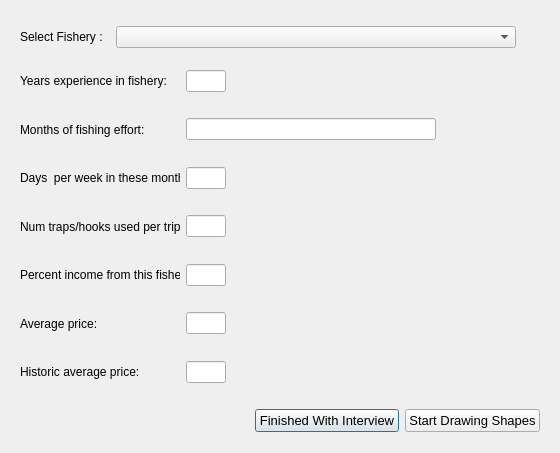
<ui version="4.0" >
 <author>Aaron Racicot</author>
 <class>SelectFishery</class>
 <widget class="QDialog" name="SelectFishery" >
  <property name="geometry" >
   <rect>
    <x>0</x>
    <y>0</y>
    <width>560</width>
    <height>453</height>
   </rect>
  </property>
  <property name="windowTitle" >
   <string>OpenOceanMap - Select Fishery</string>
  </property>
  <layout class="QVBoxLayout" name="verticalLayout" >
   <item>
    <layout class="QHBoxLayout" name="horizontalLayout_3" >
     <item>
      <widget class="QWidget" native="1" name="widget" >
       <layout class="QHBoxLayout" >
        <property name="spacing" >
         <number>6</number>
        </property>
        <property name="leftMargin" >
         <number>9</number>
        </property>
        <property name="topMargin" >
         <number>9</number>
        </property>
        <property name="rightMargin" >
         <number>9</number>
        </property>
        <property name="bottomMargin" >
         <number>0</number>
        </property>
        <item>
         <widget class="QLabel" name="fishery_text" >
          <property name="minimumSize" >
           <size>
            <width>90</width>
            <height>0</height>
           </size>
          </property>
          <property name="maximumSize" >
           <size>
            <width>90</width>
            <height>16777215</height>
           </size>
          </property>
          <property name="text" >
           <string>Select Fishery :</string>
          </property>
         </widget>
        </item>
        <item>
         <widget class="QComboBox" name="fishery_comboBox" >
          <property name="minimumSize" >
           <size>
            <width>400</width>
            <height>0</height>
           </size>
          </property>
          <property name="maximumSize" >
           <size>
            <width>400</width>
            <height>16777215</height>
           </size>
          </property>
          <item>
           <property name="text" >
            <string/>
           </property>
          </item>
          <item>
           <property name="text" >
            <string>Deeper nearshore fishery - hook and line (pre RCA)</string>
           </property>
          </item>
          <item>
           <property name="text" >
            <string>Deeper nearshore fishery - hook and line (post RCA)</string>
           </property>
          </item>
          <item>
           <property name="text" >
            <string>Deeper nearshore fishery - hook and line (cumulative)</string>
           </property>
          </item>
          <item>
           <property name="text" >
            <string>Deeper nearshore fishery - longline (pre RCA)</string>
           </property>
          </item>
          <item>
           <property name="text" >
            <string>Deeper nearshore fishery - longline (post RCA)</string>
           </property>
          </item>
          <item>
           <property name="text" >
            <string>Deeper nearshore fishery - longline (cumulative)</string>
           </property>
          </item>
          <item>
           <property name="text" >
            <string>Dungeness Crab - trap</string>
           </property>
          </item>
          <item>
           <property name="text" >
            <string>Hagfish - trap</string>
           </property>
          </item>
          <item>
           <property name="text" >
            <string>Herring - gillnet</string>
           </property>
          </item>
          <item>
           <property name="text" >
            <string>Lingcod -longline</string>
           </property>
          </item>
          <item>
           <property name="text" >
            <string>Nearshore fishery - hook and line (pre RCA)</string>
           </property>
          </item>
          <item>
           <property name="text" >
            <string>Nearshore fishery - hook and line (post RCA)</string>
           </property>
          </item>
          <item>
           <property name="text" >
            <string>Nearshore fishery - hook and line (cumulative)</string>
           </property>
          </item>
          <item>
           <property name="text" >
            <string>Nearshore fishery - longline (pre RCA)</string>
           </property>
          </item>
          <item>
           <property name="text" >
            <string>Nearshore fishery - longline (post RCA)</string>
           </property>
          </item>
          <item>
           <property name="text" >
            <string>Nearshore fishery - longline (cumulative)</string>
           </property>
          </item>
          <item>
           <property name="text" >
            <string>Nearshore fishery - trap (pre RCA)</string>
           </property>
          </item>
          <item>
           <property name="text" >
            <string>Nearshore fishery - trap (post RCA)</string>
           </property>
          </item>
          <item>
           <property name="text" >
            <string>Nearshore fishery - trap (cumulative)</string>
           </property>
          </item>
          <item>
           <property name="text" >
            <string>Sablefish - longline</string>
           </property>
          </item>
          <item>
           <property name="text" >
            <string>Sablefish - trap</string>
           </property>
          </item>
          <item>
           <property name="text" >
            <string>Salmon - troll</string>
           </property>
          </item>
          <item>
           <property name="text" >
            <string>Shrimp - trap</string>
           </property>
          </item>
          <item>
           <property name="text" >
            <string>Smelt - dip net or brail</string>
           </property>
          </item>
          <item>
           <property name="text" >
            <string>Surfperch - longline</string>
           </property>
          </item>
          <item>
           <property name="text" >
            <string>Urchin - diving</string>
           </property>
          </item>
          <item>
           <property name="text" >
            <string>Other</string>
           </property>
          </item>
         </widget>
        </item>
        <item>
         <spacer name="horizontalSpacer_2" >
          <property name="orientation" >
           <enum>Qt::Horizontal</enum>
          </property>
          <property name="sizeHint" stdset="0" >
           <size>
            <width>40</width>
            <height>20</height>
           </size>
          </property>
         </spacer>
        </item>
       </layout>
      </widget>
     </item>
    </layout>
   </item>
   <item>
    <layout class="QHBoxLayout" name="horizontalLayout_11" >
     <item>
      <widget class="QWidget" native="1" name="widget_4" >
       <layout class="QHBoxLayout" name="horizontalLayout_12" >
        <item>
         <widget class="QLabel" name="label_7" >
          <property name="minimumSize" >
           <size>
            <width>160</width>
            <height>0</height>
           </size>
          </property>
          <property name="maximumSize" >
           <size>
            <width>160</width>
            <height>16777215</height>
           </size>
          </property>
          <property name="text" >
           <string>Years experience in fishery:</string>
          </property>
         </widget>
        </item>
        <item>
         <widget class="QLineEdit" name="fishery_yrs_exp" >
          <property name="minimumSize" >
           <size>
            <width>40</width>
            <height>0</height>
           </size>
          </property>
          <property name="maximumSize" >
           <size>
            <width>40</width>
            <height>16777215</height>
           </size>
          </property>
         </widget>
        </item>
        <item>
         <spacer name="horizontalSpacer_3" >
          <property name="orientation" >
           <enum>Qt::Horizontal</enum>
          </property>
          <property name="sizeHint" stdset="0" >
           <size>
            <width>40</width>
            <height>20</height>
           </size>
          </property>
         </spacer>
        </item>
       </layout>
       <zorder>label_7</zorder>
       <zorder>fishery_yrs_exp</zorder>
       <zorder>horizontalSpacer_3</zorder>
      </widget>
     </item>
    </layout>
   </item>
   <item>
    <layout class="QHBoxLayout" name="horizontalLayout_19" >
     <item>
      <widget class="QWidget" native="1" name="widget_8" >
       <layout class="QHBoxLayout" name="horizontalLayout_20" >
        <item>
         <widget class="QLabel" name="label_11" >
          <property name="minimumSize" >
           <size>
            <width>160</width>
            <height>0</height>
           </size>
          </property>
          <property name="maximumSize" >
           <size>
            <width>160</width>
            <height>16777215</height>
           </size>
          </property>
          <property name="text" >
           <string>Months of fishing effort:</string>
          </property>
         </widget>
        </item>
        <item>
         <widget class="QLineEdit" name="fishery_effort" >
          <property name="minimumSize" >
           <size>
            <width>250</width>
            <height>0</height>
           </size>
          </property>
          <property name="maximumSize" >
           <size>
            <width>250</width>
            <height>16777215</height>
           </size>
          </property>
         </widget>
        </item>
        <item>
         <spacer name="horizontalSpacer_3" >
          <property name="orientation" >
           <enum>Qt::Horizontal</enum>
          </property>
          <property name="sizeHint" stdset="0" >
           <size>
            <width>40</width>
            <height>20</height>
           </size>
          </property>
         </spacer>
        </item>
       </layout>
       <zorder>label_11</zorder>
       <zorder>fishery_effort</zorder>
       <zorder>horizontalSpacer_3</zorder>
      </widget>
     </item>
    </layout>
   </item>
   <item>
    <layout class="QHBoxLayout" name="horizontalLayout_21" >
     <item>
      <widget class="QWidget" native="1" name="widget_9" >
       <layout class="QHBoxLayout" name="horizontalLayout_22" >
        <item>
         <widget class="QLabel" name="label_12" >
          <property name="minimumSize" >
           <size>
            <width>160</width>
            <height>0</height>
           </size>
          </property>
          <property name="maximumSize" >
           <size>
            <width>160</width>
            <height>16777215</height>
           </size>
          </property>
          <property name="text" >
           <string>Days  per week in these months</string>
          </property>
         </widget>
        </item>
        <item>
         <widget class="QLineEdit" name="fishery_effort_days" >
          <property name="minimumSize" >
           <size>
            <width>40</width>
            <height>0</height>
           </size>
          </property>
          <property name="maximumSize" >
           <size>
            <width>40</width>
            <height>16777215</height>
           </size>
          </property>
         </widget>
        </item>
        <item>
         <spacer name="horizontalSpacer_3" >
          <property name="orientation" >
           <enum>Qt::Horizontal</enum>
          </property>
          <property name="sizeHint" stdset="0" >
           <size>
            <width>40</width>
            <height>20</height>
           </size>
          </property>
         </spacer>
        </item>
       </layout>
       <zorder>label_12</zorder>
       <zorder>fishery_effort_days</zorder>
       <zorder>horizontalSpacer_3</zorder>
      </widget>
     </item>
    </layout>
   </item>
   <item>
    <layout class="QHBoxLayout" name="horizontalLayout_17" >
     <item>
      <widget class="QWidget" native="1" name="widget_7" >
       <layout class="QHBoxLayout" name="horizontalLayout_18" >
        <item>
         <widget class="QLabel" name="label_10" >
          <property name="minimumSize" >
           <size>
            <width>160</width>
            <height>0</height>
           </size>
          </property>
          <property name="maximumSize" >
           <size>
            <width>160</width>
            <height>16777215</height>
           </size>
          </property>
          <property name="text" >
           <string>Num traps/hooks used per trip:</string>
          </property>
         </widget>
        </item>
        <item>
         <widget class="QLineEdit" name="fishery_traps_hooks" >
          <property name="minimumSize" >
           <size>
            <width>40</width>
            <height>0</height>
           </size>
          </property>
          <property name="maximumSize" >
           <size>
            <width>40</width>
            <height>16777215</height>
           </size>
          </property>
         </widget>
        </item>
        <item>
         <spacer name="horizontalSpacer_3" >
          <property name="orientation" >
           <enum>Qt::Horizontal</enum>
          </property>
          <property name="sizeHint" stdset="0" >
           <size>
            <width>40</width>
            <height>20</height>
           </size>
          </property>
         </spacer>
        </item>
       </layout>
       <zorder>label_10</zorder>
       <zorder>fishery_traps_hooks</zorder>
       <zorder>horizontalSpacer_3</zorder>
      </widget>
     </item>
    </layout>
   </item>
   <item>
    <layout class="QHBoxLayout" name="horizontalLayout_15" >
     <item>
      <widget class="QWidget" native="1" name="widget_6" >
       <layout class="QHBoxLayout" name="horizontalLayout_16" >
        <item>
         <widget class="QLabel" name="label_9" >
          <property name="minimumSize" >
           <size>
            <width>160</width>
            <height>0</height>
           </size>
          </property>
          <property name="maximumSize" >
           <size>
            <width>160</width>
            <height>16777215</height>
           </size>
          </property>
          <property name="text" >
           <string>Percent income from this fishery:</string>
          </property>
         </widget>
        </item>
        <item>
         <widget class="QLineEdit" name="fishery_perc_income" >
          <property name="minimumSize" >
           <size>
            <width>40</width>
            <height>0</height>
           </size>
          </property>
          <property name="maximumSize" >
           <size>
            <width>40</width>
            <height>16777215</height>
           </size>
          </property>
         </widget>
        </item>
        <item>
         <spacer name="horizontalSpacer_3" >
          <property name="orientation" >
           <enum>Qt::Horizontal</enum>
          </property>
          <property name="sizeHint" stdset="0" >
           <size>
            <width>40</width>
            <height>20</height>
           </size>
          </property>
         </spacer>
        </item>
       </layout>
       <zorder>label_9</zorder>
       <zorder>fishery_perc_income</zorder>
       <zorder>horizontalSpacer_3</zorder>
      </widget>
     </item>
    </layout>
   </item>
   <item>
    <layout class="QHBoxLayout" name="horizontalLayout_13" >
     <item>
      <widget class="QWidget" native="1" name="widget_5" >
       <layout class="QHBoxLayout" name="horizontalLayout_14" >
        <item>
         <widget class="QLabel" name="label_8" >
          <property name="minimumSize" >
           <size>
            <width>160</width>
            <height>0</height>
           </size>
          </property>
          <property name="maximumSize" >
           <size>
            <width>160</width>
            <height>16777215</height>
           </size>
          </property>
          <property name="text" >
           <string>Average price:</string>
          </property>
         </widget>
        </item>
        <item>
         <widget class="QLineEdit" name="fishery_avg_price" >
          <property name="minimumSize" >
           <size>
            <width>40</width>
            <height>0</height>
           </size>
          </property>
          <property name="maximumSize" >
           <size>
            <width>40</width>
            <height>16777215</height>
           </size>
          </property>
         </widget>
        </item>
        <item>
         <spacer name="horizontalSpacer_3" >
          <property name="orientation" >
           <enum>Qt::Horizontal</enum>
          </property>
          <property name="sizeHint" stdset="0" >
           <size>
            <width>40</width>
            <height>20</height>
           </size>
          </property>
         </spacer>
        </item>
       </layout>
       <zorder>label_8</zorder>
       <zorder>fishery_avg_price</zorder>
       <zorder>horizontalSpacer_3</zorder>
      </widget>
     </item>
    </layout>
   </item>
   <item>
    <layout class="QHBoxLayout" name="horizontalLayout_5" >
     <item>
      <widget class="QWidget" native="1" name="widget_3" >
       <layout class="QHBoxLayout" name="horizontalLayout_4" >
        <item>
         <widget class="QLabel" name="label" >
          <property name="minimumSize" >
           <size>
            <width>160</width>
            <height>0</height>
           </size>
          </property>
          <property name="maximumSize" >
           <size>
            <width>160</width>
            <height>16777215</height>
           </size>
          </property>
          <property name="text" >
           <string>Historic average price:</string>
          </property>
         </widget>
        </item>
        <item>
         <widget class="QLineEdit" name="fishery_hist_avg_price" >
          <property name="minimumSize" >
           <size>
            <width>40</width>
            <height>0</height>
           </size>
          </property>
          <property name="maximumSize" >
           <size>
            <width>40</width>
            <height>16777215</height>
           </size>
          </property>
         </widget>
        </item>
        <item>
         <spacer name="horizontalSpacer_3" >
          <property name="orientation" >
           <enum>Qt::Horizontal</enum>
          </property>
          <property name="sizeHint" stdset="0" >
           <size>
            <width>40</width>
            <height>20</height>
           </size>
          </property>
         </spacer>
        </item>
       </layout>
       <zorder>fishery_hist_avg_price</zorder>
       <zorder>label</zorder>
       <zorder>horizontalSpacer_3</zorder>
      </widget>
     </item>
    </layout>
   </item>
   <item>
    <layout class="QHBoxLayout" name="horizontalLayout_2" >
     <item>
      <widget class="QWidget" native="1" name="widget_2" >
       <layout class="QHBoxLayout" >
        <property name="spacing" >
         <number>6</number>
        </property>
        <property name="margin" >
         <number>9</number>
        </property>
        <item>
         <spacer name="horizontalSpacer" >
          <property name="orientation" >
           <enum>Qt::Horizontal</enum>
          </property>
          <property name="sizeHint" stdset="0" >
           <size>
            <width>40</width>
            <height>20</height>
           </size>
          </property>
         </spacer>
        </item>
        <item>
         <widget class="QPushButton" name="pbnFisheryFinished" >
          <property name="font" >
           <font>
            <pointsize>10</pointsize>
           </font>
          </property>
          <property name="text" >
           <string>Finished With Interview</string>
          </property>
         </widget>
        </item>
        <item>
         <widget class="QPushButton" name="pbnStartShapes" >
          <property name="font" >
           <font>
            <pointsize>10</pointsize>
           </font>
          </property>
          <property name="text" >
           <string>Start Drawing Shapes</string>
          </property>
         </widget>
        </item>
       </layout>
       <zorder>pbnFisheryFinished</zorder>
       <zorder>pbnStartShapes</zorder>
       <zorder>horizontalSpacer</zorder>
      </widget>
     </item>
    </layout>
   </item>
  </layout>
 </widget>
 <resources/>
 <connections/>
</ui>
